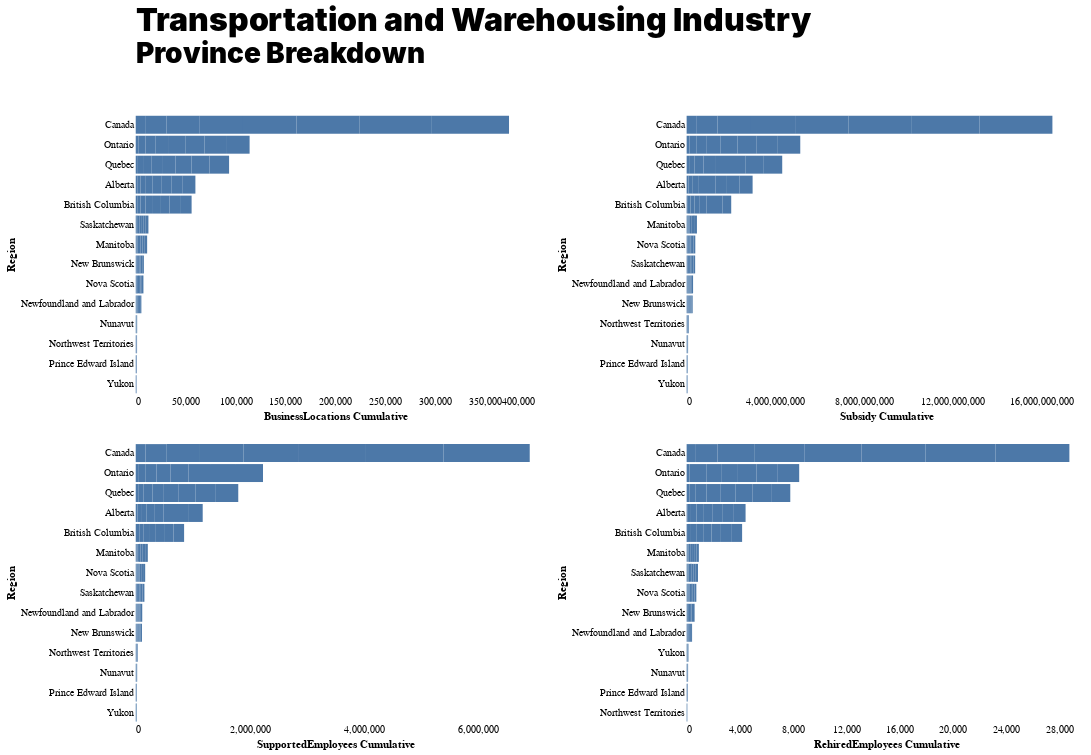

Notebook code for this chart:
### Code cell
title = alt.Chart(tran_ware).mark_text(
            ).properties(title={'text': 'Transportation and Warehousing Industry', 'subtitle': 'Province Breakdown',
                                "subtitleFontWeight": 900, "subtitleFontSize": 28})
chart = alt.Chart(tran_ware).mark_bar().encode(
            x=alt.X(alt.repeat(), type='quantitative'),
            y=alt.Y('Region:N', sort='-x'),
            tooltip=[alt.Tooltip('Region:N'),
                    alt.Tooltip(alt.repeat(), type='quantitative', format=',')]).repeat(cum_cols, columns=2)

(title & chart).configure_title(fontSize=32, fontWeight=900, anchor='start'
                                   ).configure_axis(domain=False, grid=False, ticks=False
                                                   ).configure_view(stroke="transparent")
